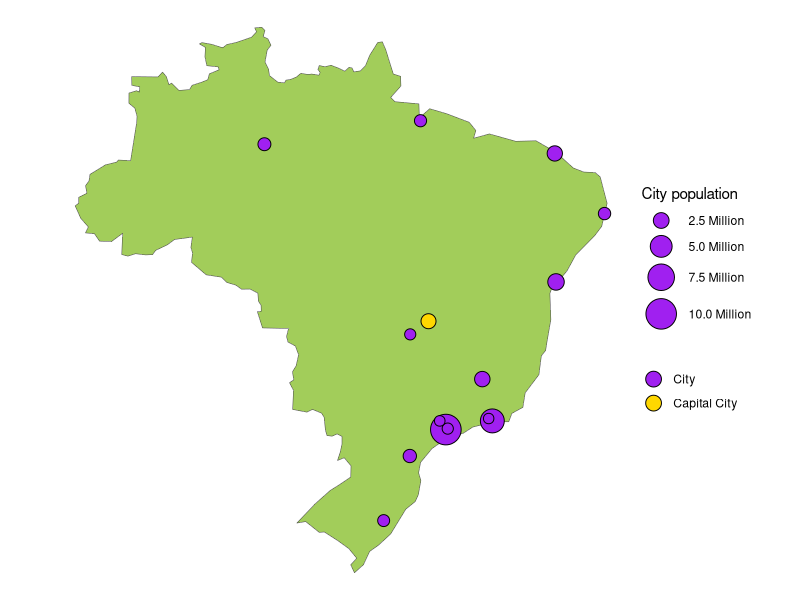

Generate this figure with R:
library(tidyverse)
library(sf)
library(maps)
library(rnaturalearthdata)

brazil_sf <- countries110 %>% 
  st_as_sf() %>% 
  filter(name == "Brazil")

brazil_cities <- world.cities %>% 
  filter(country.etc == "Brazil",
         pop >= 1E6) %>% 
  st_as_sf(coords = c("long", "lat"), crs = 4326) %>% 
  arrange(desc(pop))


ggplot() +
  geom_sf(data = brazil_sf,
          fill = "darkolivegreen3") +
  geom_sf(data = brazil_cities,
          shape = 21,
          aes(fill = as.logical(capital),
              size = pop)) +
  scale_size_area(max_size = 10,
                  name = "City population",
                  labels = scales::number_format(scale = 1E-6,
                                                 suffix = " Million")) +
  scale_fill_manual(name = "",
                    values = c("TRUE" = "gold",
                               "FALSE" = "purple"),
                    labels = c("TRUE" = "Capital City",
                               "FALSE" = "City")) +
  guides(fill = guide_legend(override.aes = list(size = 5)),
         size = guide_legend(override.aes = list(fill = "purple"))) +
  theme_void()
